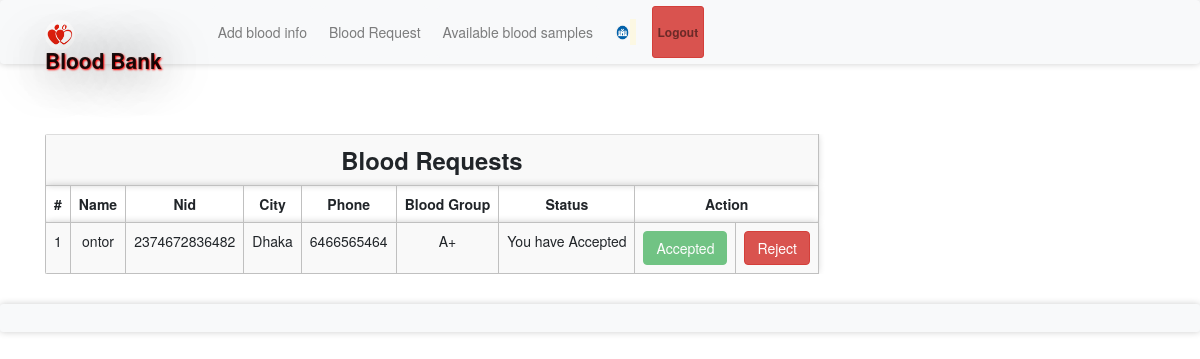
/bloodrequest.php (signed in), run on an earlier commit of the app's database.
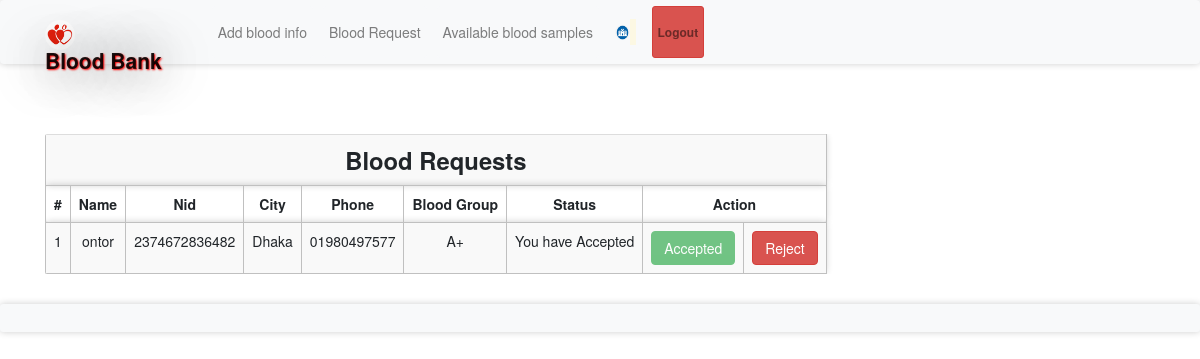
And on a later commit of the database.
### tables this page shows
CREATE TABLE `bloodrequest` (
  `reqid` int(11) NOT NULL,
  `hid` int(11) NOT NULL,
  `rid` int(11) NOT NULL,
  `bg` varchar(11) NOT NULL,
  `status` varchar(100) NOT NULL DEFAULT 'Pending'
);

CREATE TABLE `receivers` (
  `id` int(11) NOT NULL,
  `rname` varchar(100) NOT NULL,
  `rnid` varchar(100) NOT NULL,
  `rpassword` varchar(100) NOT NULL,
  `rphone` varchar(100) NOT NULL,
  `rbg` varchar(10) NOT NULL,
  `rcity` varchar(100) NOT NULL
);

### message.php (called while the page is built, shortened)
<?php $counter=0; if(isset($_GET['msg'])) { ?>
	<div class="col-5 alert alert alert-success alert-dismissible fade show card" id="message">
		<button type="button" class="close" data-dismiss="alert" title="close">&times;</button><?php echo $_GET['msg'];?>
	</div>
<?php }?>

### bloodrequest.php (the view, shortened to what this page needs)
<?php
require 'file/database.php';
  if(!isset($_SESSION['hid']))
  {
  header('location:login.php');
  }
  else {
    $hid = $_SESSION['hid'];
    $sql = "select bloodrequest.*, receivers.* from bloodrequest, receivers where hid='$hid' && bloodrequest.rid=receivers.id";
    $result = mysqli_query($conn, $sql);
?>
<!DOCTYPE html>
<html>
<?php require 'head.php'; ?>
<body>
	<?php require 'header.php'; ?>
	<div class="container cont">
		<?php require 'message.php'; ?>
	<table class="table table-responsive table-striped rounded mb-5">
		<tr><th colspan="9" class="title">Blood requests</th></tr>
		<tr>
			<th>#</th>
			<th>Name</th>
			<th>Nid</th>
			<th>City</th>
			<th>Phone</th>
			<th>Blood Group</th>
			<th>Status</th>
			<th colspan="2">Action</th>
		</tr>
		<?php while($row = mysqli_fetch_array($result)) { ?>
		<tr>
			<td><?php echo ++$counter;?></td>
			<td><?php echo $row['rname'];?></td>
			<td><?php echo $row['rnid'];?></td>
			<td><?php echo $row['rcity'];?></td>
			<td><?php echo $row['rphone'];?></td>
			<td><?php echo $row['bg'];?></td>
			<td><?php echo 'You have '.$row['status'];?></td>
			<td><?php if($row['status'] == 'Accepted'){ ?> <a href="" class="btn btn-success disabled">Accepted</a> <?php }
			else{ ?>
				<a href="file/accept.php?reqid=<?php echo $row['reqid'];?>" class="btn btn-success">Accept</a>
			<?php } ?>
			</td>
			<td><?php if($row['status'] == 'Rejected'){ ?> <a href="" class="btn btn-danger disabled">Rejected</a> <?php }
			else{ ?>
				<a href="file/reject.php?reqid=<?php echo $row['reqid'];?>" class="btn btn-danger">Reject</a>
			<?php } ?>
			</td>
		</tr>
		<?php } ?>
	</table>
</div>
    <?php require 'footer.php'; ?>
</body>
</html>
<?php } ?>

What changed in the data, as far as the page shows it:
changed through a linked row, bloodrequest "Accepted": receivers.rphone "6466565464" → "01980497577"
